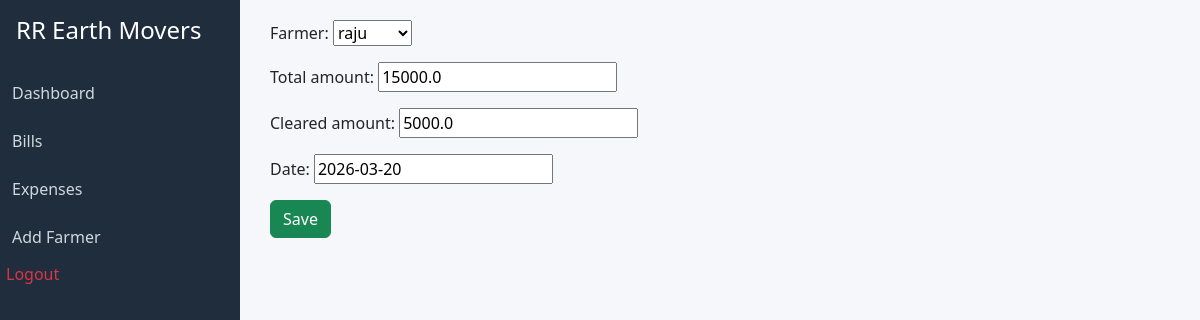
/edit-bill/1/ (signed in), run on the app's committed database.
### core/models.py (models this page shows, shortened)
class Bill(models.Model):
    farmer = models.ForeignKey(Farmer, on_delete=models.CASCADE)
    total_amount = models.FloatField()
    cleared_amount = models.FloatField()
    balance_amount = models.FloatField(blank=True)
    date = models.DateField(default=now)

### core/views.py (the view)
# urls.py: path('edit-bill/<int:id>/', views.edit_bill, name='edit_bill'),
@login_required
def edit_bill(request, id):
    bill = get_object_or_404(Bill, id=id)
    form = BillForm(request.POST or None, instance=bill)
    if form.is_valid():
        form.save()
        return redirect('bills')
    return render(request, 'form.html', {'form': form})

### core/forms.py
class BillForm(forms.ModelForm):
    class Meta:
        model = Bill
        fields = ['farmer', 'total_amount', 'cleared_amount', 'date']

### core/models.py (called while the page is built)
    def __str__(self):
        return self.name

### templates/form.html (shortened to what this page needs)
{% extends 'base.html' %}
{% block content %}
<form method="post">
{{ form.as_p }}
<button class="btn btn-success">Save</button>
</form>
{% endblock %}

### templates/base.html (style rules this page uses)
body { background:#f5f7fb; }

### data on the page
Bill: farmer "raju", total_amount "15000.0", cleared_amount "5000.0", date "2026-03-20"
